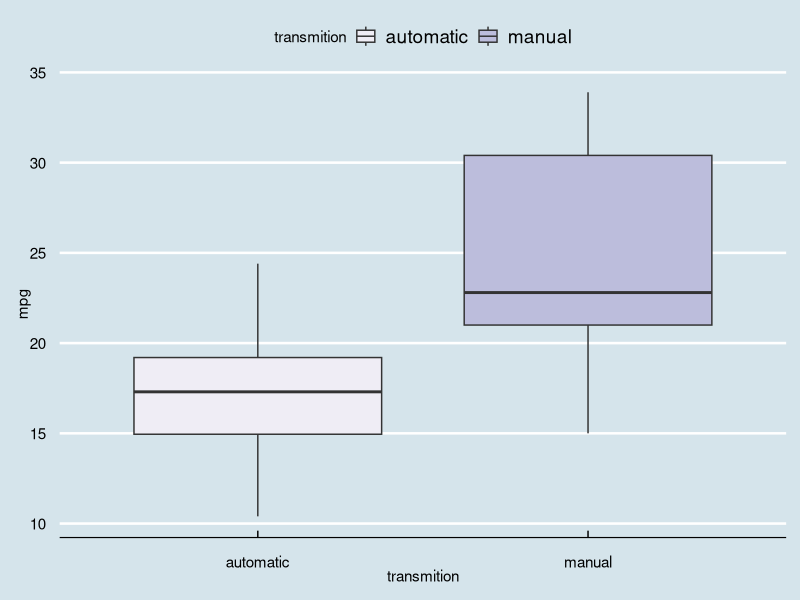
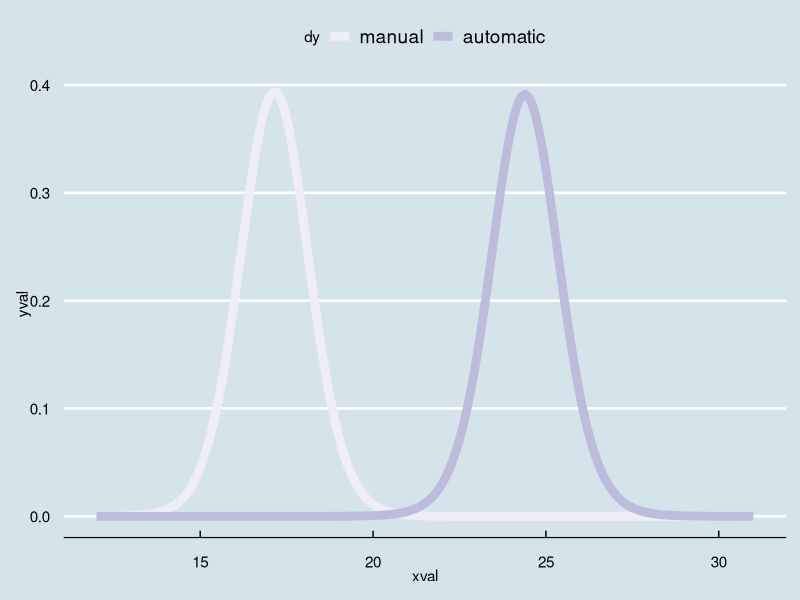
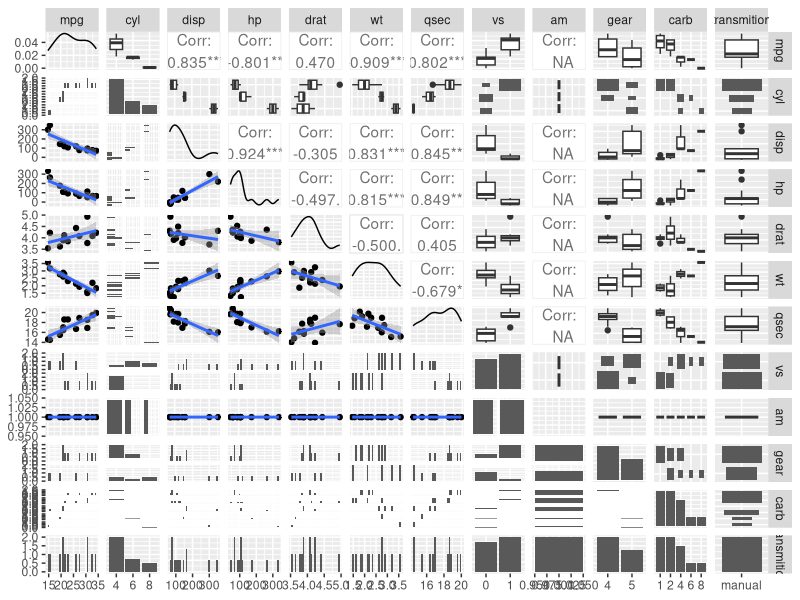
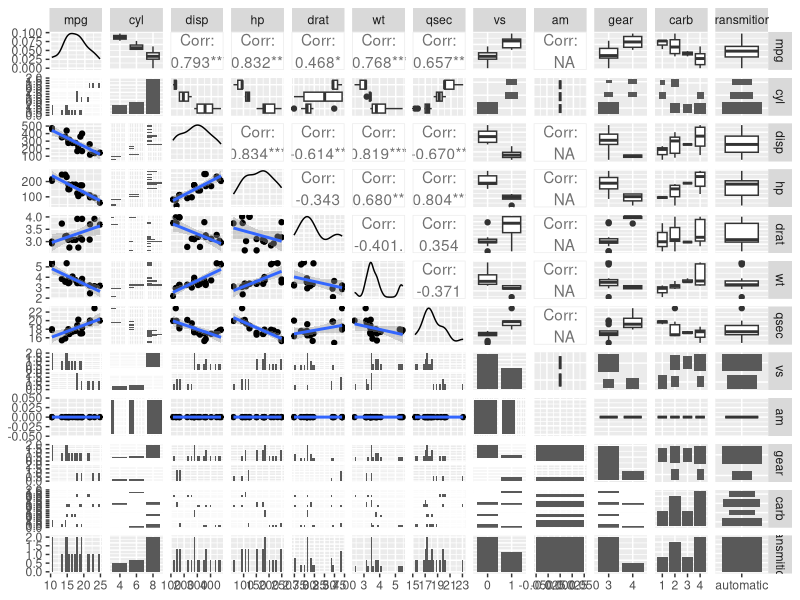

Here is the R script that generated these plots, in order:
## ---- chunk 1
require(ggplot2)
require(RColorBrewer)
require(reshape2)
require(ggthemes)
library(GGally)

## ---- chunk 2
mtcars$transmition<-factor(mtcars$am,labels = c("automatic","manual"))
mtcars$cyl<-factor(mtcars$cyl)
mtcars$vs<-factor(mtcars$vs)
mtcars$gear<-factor(mtcars$gear)
mtcars$carb<-factor(mtcars$carb)
spliteddata<-split(mtcars,mtcars$transmition)

## ---- chunk 3
mean(spliteddata$manual$mpg)+c(-1,1)*qt(0.975,nrow(spliteddata$manual)-1)*sd(spliteddata$manual$mpg)/sqrt(nrow(spliteddata$manual))
## ---- chunk 4
mean(spliteddata$automatic$mpg)+c(-1,1)*qt(0.975,nrow(spliteddata$automatic)-1)*sd(spliteddata$automatic$mpg)/sqrt(nrow(spliteddata$automatic))
## ---- chunk 5
testMpg<-t.test(spliteddata$automatic$mpg,spliteddata$manual$mpg, alternative = "two.sided", paired=FALSE, var.equal = FALSE)
testMpg
## ---- chunk 6
fit<-lm(mpg~.,mtcars)
model<-step(fit)
## ---- chunk 7
summary(model)
## ---- chunk 8
gg<-ggplot(data=mtcars,aes(transmition,mpg))
gg<-gg+geom_boxplot(aes(fill=transmition))
gg<-gg+theme_economist()
gg<-gg+scale_fill_brewer(palette = "Purples")
gg
## ---- chunk 9
manualMean<-mean(spliteddata$manual$mpg)
automaticMean<-mean(spliteddata$automatic$mpg)
manualSD<-sd(spliteddata$manual$mpg)
automaticSD<-sd(spliteddata$automatic$mpg)
ddfAtomatic<-nrow(spliteddata$automatic)
ddfManual<-nrow(spliteddata$manual)

xvalues<-seq(12,31,.1)

yValueManual<-dt(xvalues-automaticMean,ddfAtomatic)

yValueAutomatic<-dt(xvalues-manualMean,ddfManual)

primariyDataFrame<-data.frame(x=xvalues,manual=yValueManual,automatic=yValueAutomatic)

finalDataFrame<-melt(primariyDataFrame,id="x")

colnames(finalDataFrame)= c("xval","dy","yval")

gg<-ggplot(data = finalDataFrame,aes(x=xval,y=yval,group=dy, colour=dy))
gg<-gg+geom_line(size=3)
gg<-gg+theme_economist()
gg<-gg+scale_color_brewer(palette = "Purples",type=div)
gg
## ---- chunk 10
my_fn <- function(data, mapping, method="lm", ...){
  p <- ggplot(data = data, mapping = mapping) + 
    geom_point() + 
    geom_smooth(method=method, ...)
  p
}

ggpairs(spliteddata$manual, lower = list(continuous = wrap(my_fn)))
## ---- chunk 11
ggpairs(spliteddata$automatic, lower = list(continuous = wrap(my_fn)))
